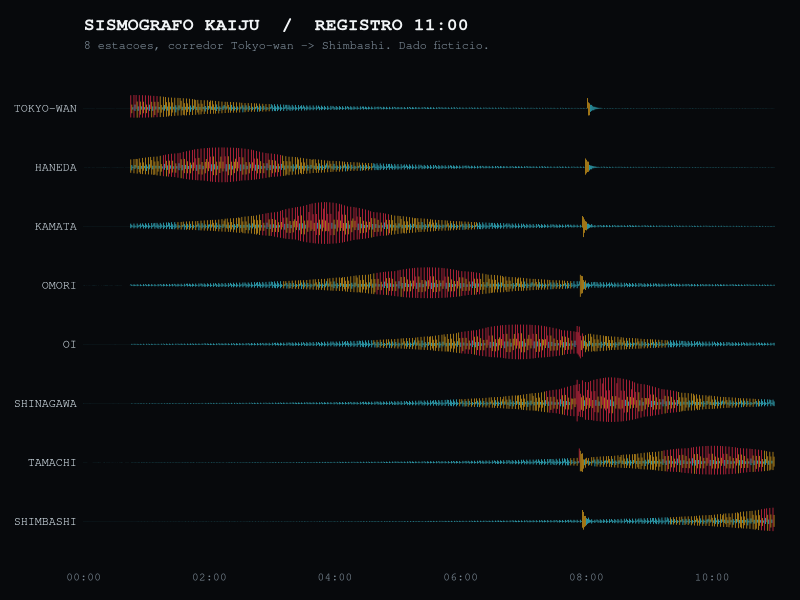

Write R code to recreate this figure.
# Libraries
library(ggplot2)
library(jsonlite)

# Sessao roda em locale C puro (ASCII) neste ambiente -- ver AGENTS.md,
# "Licoes aprendidas" de 2026-09-01.
invisible(Sys.setlocale("LC_CTYPE", "C.utf8"))

# 1954: ano do Gojira original. Semente fixa -- o ruido de fundo precisa ser o
# mesmo em toda reexecucao, senao o PNG e o data.json divergem.
set.seed(1954)

# ---------------------------------------------------------------- parametros
# Janela de 660 s decimada em 660 colunas: 1 coluna por segundo, exatamente
# 20 amostras de simulacao por coluna. A decimacao e' pico-a-pico (min/max do
# segundo), que e' como um visualizador de sismograma de verdade desenha uma
# janela longa -- guardar as 13.200 amostras cruas de cada estacao daria um
# data.json 20x maior pra desenhar o MESMO tracado na tela.
DURACAO    <- 660    # s de registro
TAXA_SIM   <- 20     # Hz da simulacao interna
BINS       <- 660    # colunas exportadas (1 s cada)
PASSO      <- 2.8    # s entre pegadas
F_PEGADA   <- 2.1    # Hz da oscilacao gerada por uma pegada
TAU        <- 0.75   # s de decaimento da oscilacao
T_EMERSAO  <- 45     # s -- instante em que a criatura sai da agua
VELOCIDADE <- 0.55 / 60   # km/s (33 km/h)
T_RUGIDO   <- 470    # s -- evento de banda larga que atinge todas as estacoes

# Estacoes reais do corredor Toquio-baia (a rota de desembarque classica do
# genero), pela distancia em km a partir do ponto de emersao. A ultima esta
# longe o bastante pra ainda estar SUBINDO quando o registro termina -- e' o
# que faz o grafico terminar em suspense em vez de em resolucao.
estacoes <- data.frame(
  codigo = c("TKB", "HND", "KMT", "OMR", "OOI", "SGW", "TMC", "SMB"),
  nome   = c("TOKYO-WAN", "HANEDA", "KAMATA", "OMORI",
             "OI", "SHINAGAWA", "TAMACHI", "SHIMBASHI"),
  km     = c(0.0, 0.8, 1.7, 2.6, 3.4, 4.2, 5.1, 6.0),
  # Nenhuma estacao fica EXATAMENTE em cima da rota: o desvio lateral e' o que
  # impede a amplitude de ir ao infinito na passagem mais proxima.
  desvio = c(0.55, 0.30, 0.22, 0.38, 0.30, 0.18, 0.42, 0.35),
  stringsAsFactors = FALSE
)

# ------------------------------------------------------------------ simulacao
t <- seq(0, DURACAO - 1 / TAXA_SIM, by = 1 / TAXA_SIM)
n <- length(t)

# Posicao da criatura na rota (km). Antes de emergir nao existe fonte sismica.
posicao <- pmax(0, (t - T_EMERSAO) * VELOCIDADE)

# Instantes de pegada: uma a cada PASSO segundos, so depois da emersao.
pegadas <- seq(T_EMERSAO, DURACAO, by = PASSO)
pos_pegada <- (pegadas - T_EMERSAO) * VELOCIDADE

# Atenuacao: espalhamento geometrico (1/d) + absorcao anelastica (exp(-alpha*d)),
# o par que descreve como energia sismica perde amplitude com a distancia.
atenuar <- function(d) exp(-0.62 * d) / (d + 0.28)^1.05

tracos <- matrix(0, nrow = n, ncol = nrow(estacoes))

for (i in seq_len(nrow(estacoes))) {
  # Ruido de fundo (microssismo urbano): sempre presente, e' o que faz o
  # traco parecer um registro de verdade em vez de uma linha reta esperando.
  sinal <- rnorm(n, sd = 0.9)

  # Cada pegada e' um impulso amortecido -- a assinatura de um evento sismico
  # impulsivo. A soma delas E' o tracado.
  for (k in seq_along(pegadas)) {
    d <- sqrt((pos_pegada[k] - estacoes$km[i])^2 + estacoes$desvio[i]^2 + 0.04)
    amp <- 1000 * atenuar(d)
    if (amp < 0.4) next  # pegada longe demais pra contribuir com algo visivel

    dt <- t - pegadas[k] - d / 3.2   # d/3.2 = tempo de viagem da onda S (km/s)
    ativo <- dt >= 0 & dt < 6 * TAU
    sinal[ativo] <- sinal[ativo] +
      amp * exp(-dt[ativo] / TAU) * sin(2 * pi * F_PEGADA * dt[ativo])
  }

  # Rugido: evento de banda larga que atinge todas as estacoes quase junto
  # (acoplamento acustico, nao sismico -- por isso atenua muito menos com a
  # distancia que as pegadas).
  d_rugido <- sqrt((VELOCIDADE * (T_RUGIDO - T_EMERSAO) - estacoes$km[i])^2 +
                     estacoes$desvio[i]^2)
  dt_r <- t - T_RUGIDO - d_rugido / 0.34   # 0.34 km/s = velocidade do som
  ativo_r <- dt_r >= 0 & dt_r < 14
  sinal[ativo_r] <- sinal[ativo_r] +
    (980 / (1 + d_rugido)^0.5) * exp(-dt_r[ativo_r] / 3.4) *
    sin(2 * pi * 1.15 * dt_r[ativo_r]) * (1 + 0.5 * rnorm(sum(ativo_r), sd = 0.35))

  tracos[, i] <- sinal
}

# --------------------------------------------------------------- decimacao
# min/max de cada segundo: o par que preserva a ENVOLTORIA real do tracado.
# Guardar so a media apagaria justamente os picos, que sao o dado.
bin <- rep(seq_len(BINS), each = n / BINS)
minimos <- apply(tracos, 2, function(col) as.numeric(tapply(col, bin, min)))
maximos <- apply(tracos, 2, function(col) as.numeric(tapply(col, bin, max)))

# Normaliza pelo maior pico do registro inteiro (nao por estacao!): a altura de
# um traco tem que ser comparavel com a do vizinho, senao a estacao mais calma
# pareceria tao violenta quanto a mais atingida.
pico_global <- max(abs(c(minimos, maximos)))
minimos_n <- minimos / pico_global
maximos_n <- maximos / pico_global

# ------------------------------------------------------------------ metricas
# Escala de intensidade sismica JMA (shindo 0-7), a mesma que a TV japonesa
# estampa em tela durante um terremoto -- aqui derivada do pico de cada estacao.
shindo <- function(p) {
  # A escala JMA termina em 7 -- nao existe shindo 8, por mais forte que seja
  # o evento. O teto e' da escala, nao do dado.
  faixas <- c(0.02, 0.05, 0.11, 0.21, 0.36, 0.55, 0.78)
  min(sum(p >= faixas), 7)
}

picos <- pmax(apply(abs(maximos_n), 2, max), apply(abs(minimos_n), 2, max))
t_pico <- apply(pmax(abs(maximos_n), abs(minimos_n)), 2, which.max) - 1
estacoes$pico <- round(picos, 4)
estacoes$t_pico <- t_pico
estacoes$shindo <- vapply(picos, shindo, numeric(1))
# Pico em mm/s: o registro inteiro escalado pra uma unidade fisica plausivel
# de velocidade de solo (PGV) -- 42 mm/s e' dano estrutural leve.
estacoes$pgv <- round(picos * 42, 2)
estacoes$dist_min <- round(sqrt(pmax(0, estacoes$km -
  max(pos_pegada))^2 + estacoes$desvio^2), 2)

# ------------------------------------------------------------------- paleta
# Tres cores + dois limiares, exportados. O PNG e o D3 aplicam a MESMA regra
# aos MESMOS numeros -- e' mais forte que exportar a cor de cada coluna
# (5.280 strings), porque impede divergencia por construcao em vez de por
# combinacao.
PALETA <- c(calmo = "#3DDCF2", alerta = "#F2B01E", critico = "#FF2E4D")
LIMIARES <- c(alerta = 0.16, critico = 0.46)

cor_de <- function(amp) {
  ifelse(amp >= LIMIARES[["critico"]], PALETA[["critico"]],
    ifelse(amp >= LIMIARES[["alerta"]], PALETA[["alerta"]], PALETA[["calmo"]]))
}

# --------------------------------------------------------------------- PNG
# Cada estacao ocupa uma faixa horizontal propria; o traco e' desenhado como um
# segmento vertical por segundo (min ate max), que e' exatamente o que um
# tambor de sismografo imprime.
GANHO <- 0.44   # altura de um traco em unidades de faixa
long <- do.call(rbind, lapply(seq_len(nrow(estacoes)), function(i) {
  data.frame(
    faixa = nrow(estacoes) - i + 1,
    seg = seq_len(BINS) - 1,
    baixo = minimos_n[, i] * GANHO,
    alto = maximos_n[, i] * GANHO,
    amp = pmax(abs(minimos_n[, i]), abs(maximos_n[, i])),
    stringsAsFactors = FALSE
  )
}))
long$cor <- cor_de(long$amp)

p <- ggplot(long) +
  geom_segment(
    aes(x = seg, xend = seg, y = faixa + baixo, yend = faixa + alto, colour = cor),
    linewidth = 0.22
  ) +
  scale_colour_identity() +
  scale_x_continuous(
    limits = c(0, BINS), expand = c(0, 0),
    breaks = seq(0, BINS, by = 120),
    labels = function(v) sprintf("%02d:%02d", v %/% 60, v %% 60)
  ) +
  scale_y_continuous(
    breaks = nrow(estacoes):1,
    labels = estacoes$nome,
    expand = expansion(add = 0.6)
  ) +
  labs(
    title = "SISMOGRAFO KAIJU  /  REGISTRO 11:00",
    subtitle = "8 estacoes, corredor Tokyo-wan -> Shimbashi. Dado ficticio.",
    x = NULL, y = NULL
  ) +
  theme_minimal(base_size = 11) +
  theme(
    plot.background = element_rect(fill = "#07090C", colour = NA),
    panel.background = element_rect(fill = "#07090C", colour = NA),
    panel.grid = element_blank(),
    plot.title = element_text(colour = "#F2F5F7", face = "bold", family = "mono", size = 13),
    plot.subtitle = element_text(colour = "#7C8A96", family = "mono", size = 8.5),
    axis.text.x = element_text(colour = "#7C8A96", family = "mono", size = 8),
    axis.text.y = element_text(colour = "#C9D4DC", family = "mono", size = 8.5, hjust = 1),
    axis.ticks = element_blank(),
    plot.margin = margin(t = 14, r = 18, b = 12, l = 10)
  )

ggsave("output.png", plot = p, width = 10, height = 5.6, dpi = 150, bg = "#07090C")

# -------------------------------------------------------------------- JSON
# Amplitudes viram inteiros de -1000 a 1000 e vao num array PLANO e
# intercalado (min,max,min,max...): 660 pares por estacao. Array plano em vez
# de aninhado corta ~20% do arquivo em colchetes, e o desenho le em pares de
# qualquer forma.
achatar <- function(i) {
  as.integer(round(as.vector(rbind(minimos_n[, i], maximos_n[, i])) * 1000))
}

viz <- list(
  meta = list(
    duracao = DURACAO,
    bins = BINS,
    segundosPorBin = DURACAO / BINS,
    escala = 1000,
    unidade = "mm/s",
    pgvMaximo = round(max(estacoes$pgv), 2),
    emersao = T_EMERSAO,
    rugido = T_RUGIDO,
    passo = PASSO,
    paleta = as.list(PALETA),
    limiares = as.list(LIMIARES)
  ),
  # So as pegadas que a rota realmente produziu, pro desenho pulsar no MESMO
  # ritmo do dado em vez de num intervalo inventado no JS.
  pegadas = as.integer(round(pegadas)),
  estacoes = lapply(seq_len(nrow(estacoes)), function(i) {
    list(
      codigo = estacoes$codigo[i],
      nome = estacoes$nome[i],
      km = estacoes$km[i],
      pico = estacoes$pico[i],
      tPico = as.integer(estacoes$t_pico[i]),
      shindo = as.integer(estacoes$shindo[i]),
      pgv = estacoes$pgv[i],
      traco = I(achatar(i))
    )
  })
)

write_json(viz, "data.json", auto_unbox = TRUE, digits = NA)

cat("pico global (unidades cruas):", round(pico_global, 1), "\n")
cat("shindo por estacao:", paste(estacoes$nome, estacoes$shindo, sep = "="), "\n")
cat("pgv max (mm/s):", max(estacoes$pgv), "\n")
